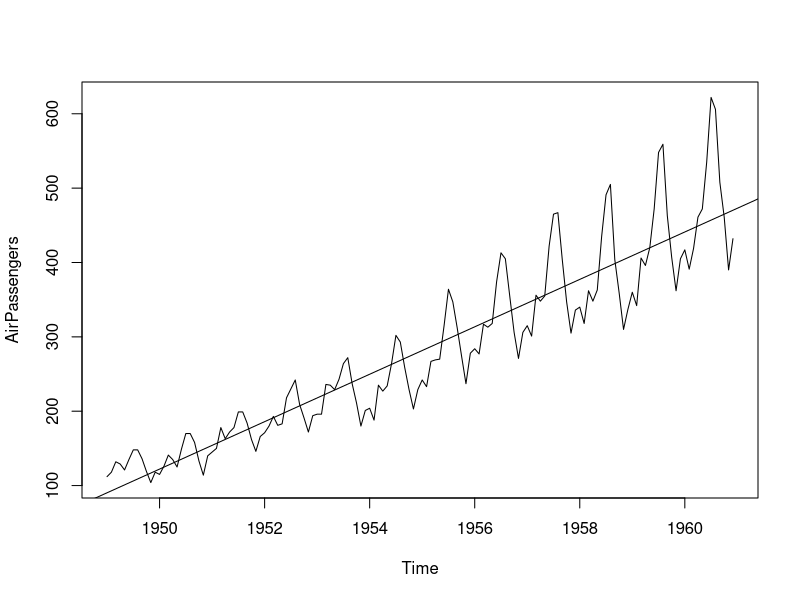
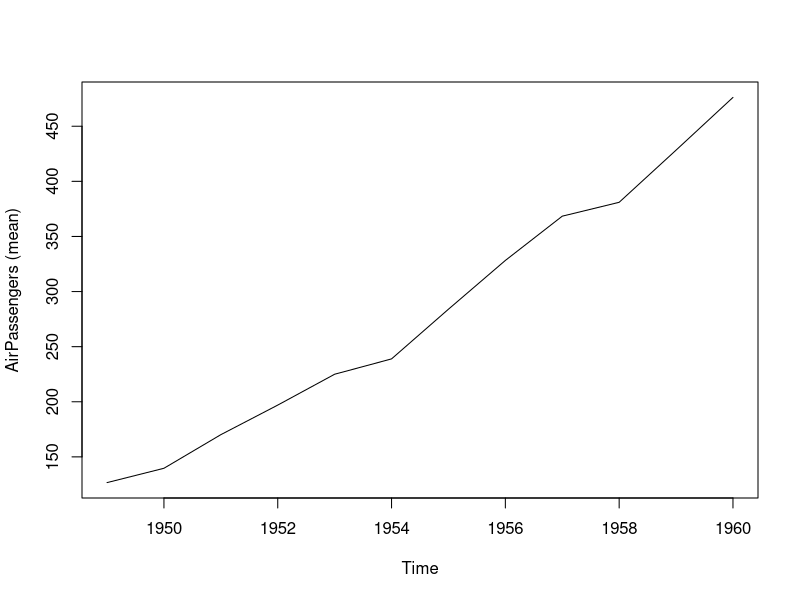
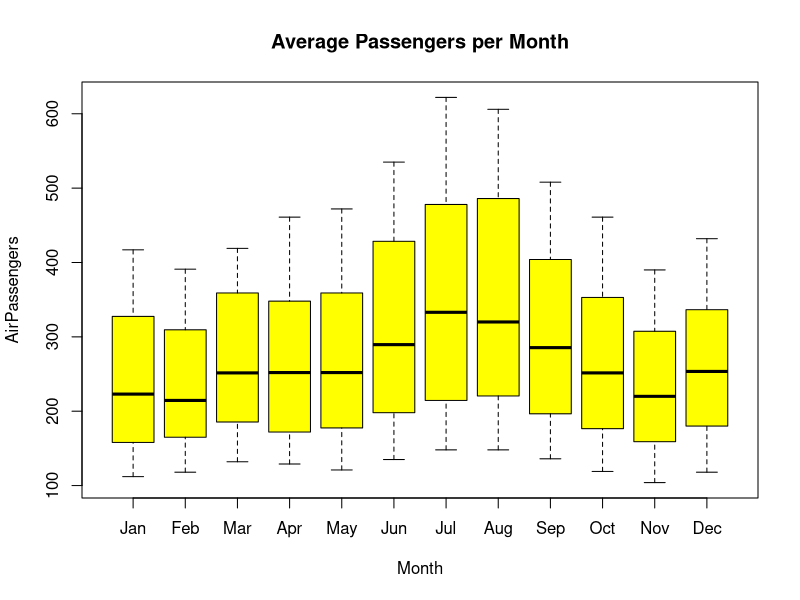
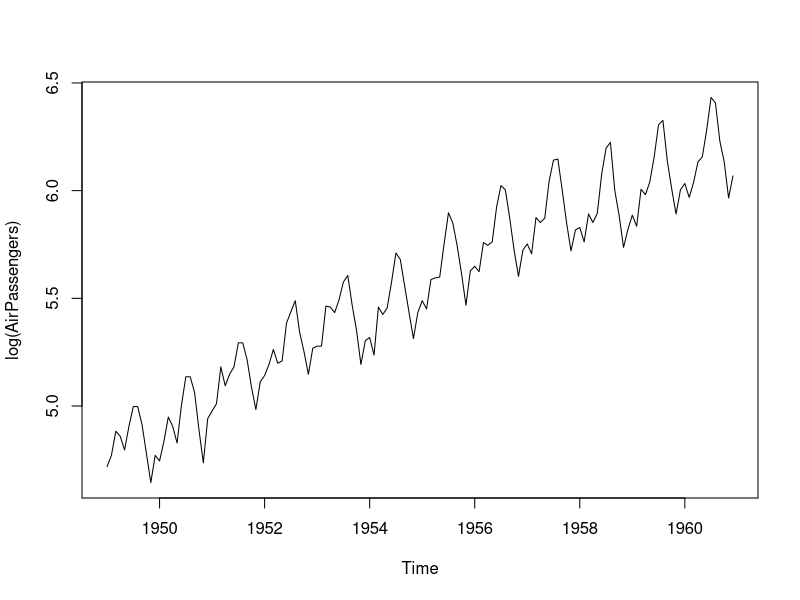
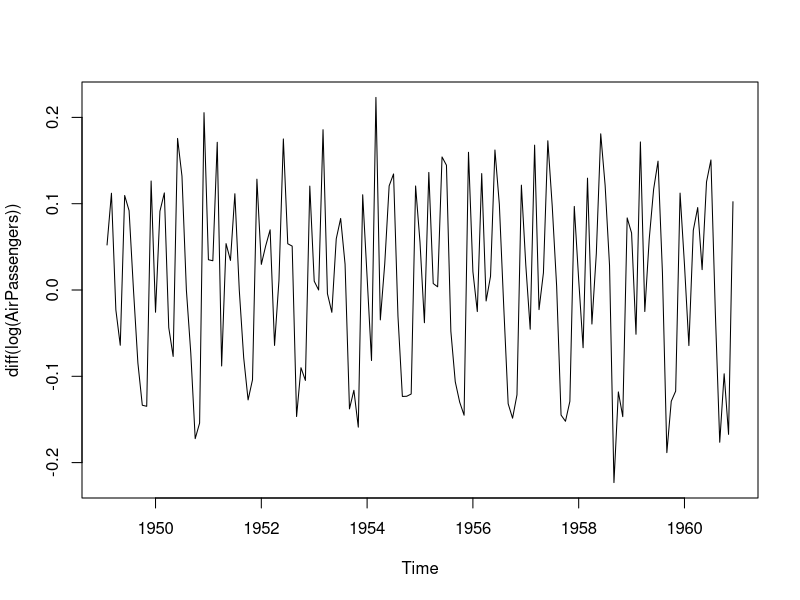
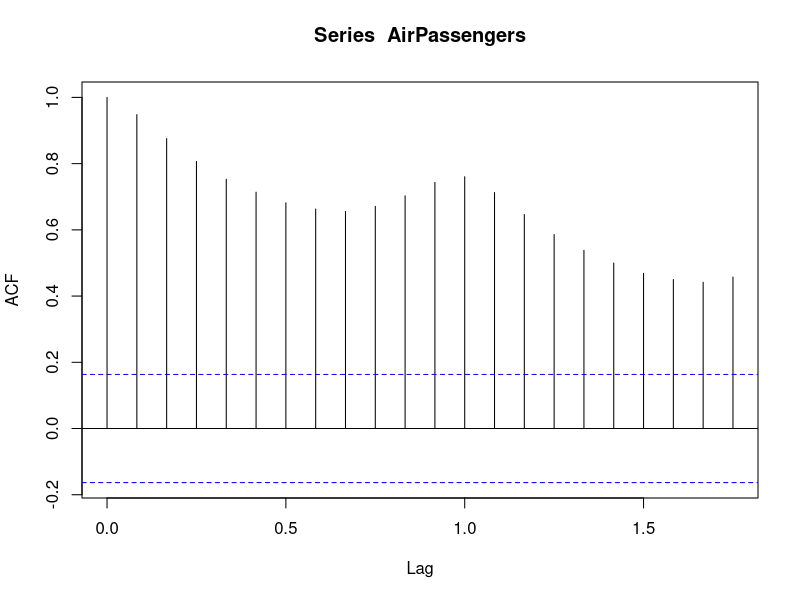
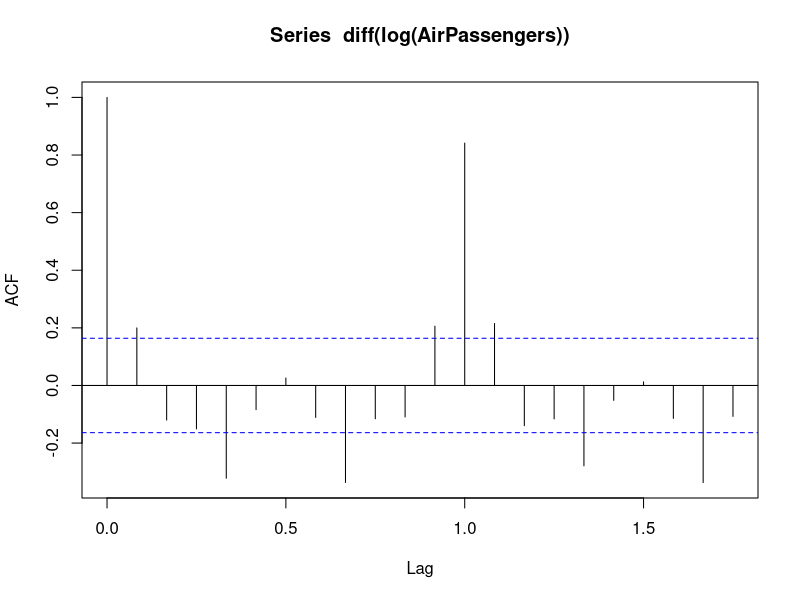
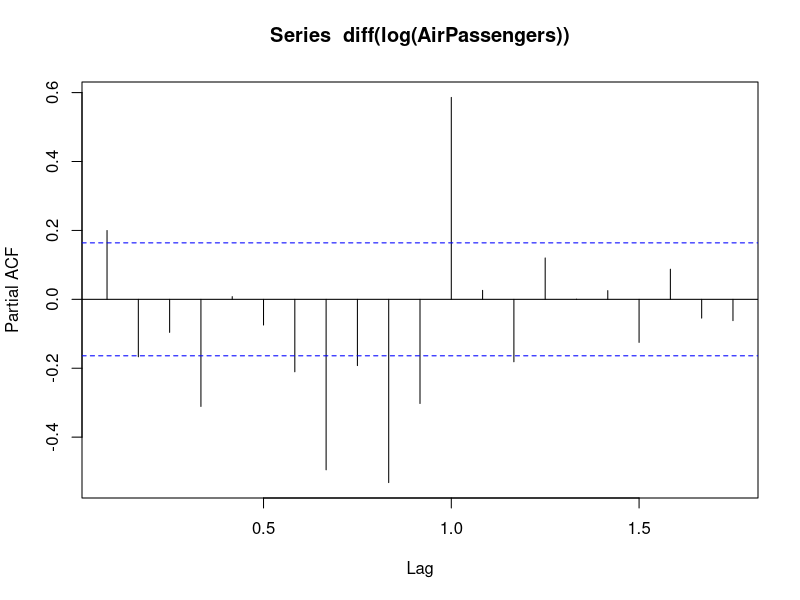

Write R code to recreate these figures, in order.
#Clear all the objects
rm(list=ls())

#Load the inbulit data that is AirPassengers
data("AirPassengers")

#Check the data type 
class(AirPassengers)

#Check the start of AirPassengers
start(AirPassengers)

#Check the end of the AirPassengers
end(AirPassengers)

#Check the frequency of the Data
frequency(AirPassengers)

#Summary of the Data
summary(AirPassengers)

#This will print the cycle of the year
cycle(AirPassengers)

#The plotting of data shows the trend of the data
#Plottting of the data
plot(AirPassengers)

#Now lets plot the mean
abline(reg=lm(AirPassengers~time(AirPassengers)))
#This shows that the data series is not stationary so our main goal is to make it stationary. 
#We have to make mean contant with the time and also variance should be equal at different time intervals from the mean.

#Aggregate cycles and show a year to year trend
plot(aggregate(AirPassengers, FUN = mean), ylab = "AirPassengers (mean)")

#Using a box plot we will try to get a sense for a possible seasonal effect
boxplot(AirPassengers~cycle(AirPassengers), xlab = "Month", ylab = "AirPassengers", main = "Average Passengers per Month", names = month.abb, col = "yellow")
#higher numbers for July and August
#different but small variance 

#Checking if time series data are stationary
#Before testing for stationarity in our time series data, we need to address two issues:
#We need to remove unequal variances. This can be done by taking the log of the values.
#We need to address the trend component. This can be done by taking the difference of the series
#We perform the Dickey-Fuller Test, in order to check if our data are stationary, using the difference of logged values.
library(tseries)
#Dickey Fuller test with the difference of logged values
adf.test(diff(log(AirPassengers)), alternative="stationary", k=0)

#Now lets make variance equal at different time interval from the mean by using log function.
plot(log(AirPassengers))

#Now variance is equal at different time interval but mean is not constant according to time so lets make it constant.
plot(diff(log(AirPassengers)))

#Build the Arima Model
#p, d and q are the parameter of the arima models and their value we will get from auto correlation graph
#Now plot the autocorrelation function graph
acf(AirPassengers)
#After plotting auto correlation graph then we see that values are exceeding the blue line but our aim is to keep the values under the blue line.

#Now lets find the value of q which is cofficient of MA(Moving average)
acf(diff(log(AirPassengers)))
#We have to take the line value which is just before the first inverted line and that will be the value of q that is 1

#Now lets find the value of q which is cofficient of I(Integrated)
pacf(diff(log(AirPassengers)))
#We have to take the line value which is just before the first inverted line and that will be the value of q that is 0

#Now we have to find the value of d which we can achieve by differentiating. 
#We can do multiple differentiation till we don't achieve the constant mean. the number of differentiation we will do that will be the value of d.
#Here we dp differention once so value of d will be 1.
#the value of p,d and q we will be using in our arima model

library(forecast)
auto.arima(AirPassengers)
#Lets fit the Arima model
model_fit = arima(log(AirPassengers), c(0, 1, 1),seasonal = list(order = c(0, 1, 1), period = 12))

#after arima model fit, predict the future 10 years
forecasting1 = predict(model_fit, n.ahead=10*12) 

#Now find the log of the predicted values.
print(forecasting1$pred)

#Our values are in logarithmic form so we have to convert it in decimal using e whose value is 2.718
logarithm_to_decimal = 2.718^forecasting1$pred

#find the actual predicted values.
logarithm_to_decimal

#We now visualize the prediction along with the training data.
ts.plot(AirPassengers,2.718^forecasting1$pred, log = "y", lty = c(1,3))
#log = "y' is to plot on a logarithmic scale
#lty = c(1,3) will set the LineTYpe to 1 (for solid) for the original time series and 3 (for dotted) for the predicted time series.
 
#print(2.718^pred$pred) would give us the actual predicted values.

#Testing our model
#Recreating model till 1959
datawide = ts(AirPassengers, frequency = 12,start = c(1949,1),end=c(1959,12))

#Fitting model now
fit_model = arima(log(datawide),c(0,1,1),seasonal = list(order=c(0,1,1),period=12))

#Prediction
prediction_value = predict(fit_model,n.ahead = 10*12)
prediction_value

#Change logarithmic values into decimal form
prediction_value1 = 2.718^prediction_value$pred
prediction_value1

#Lets find 1960 value alone
data1 = head(prediction_value1,12)

#Now round the values 
data_1960 = round(data1,digits = 0)
data_1960

#Now lets compare from the original values 
original_1960 = tail(AirPassengers,12)
original_1960


